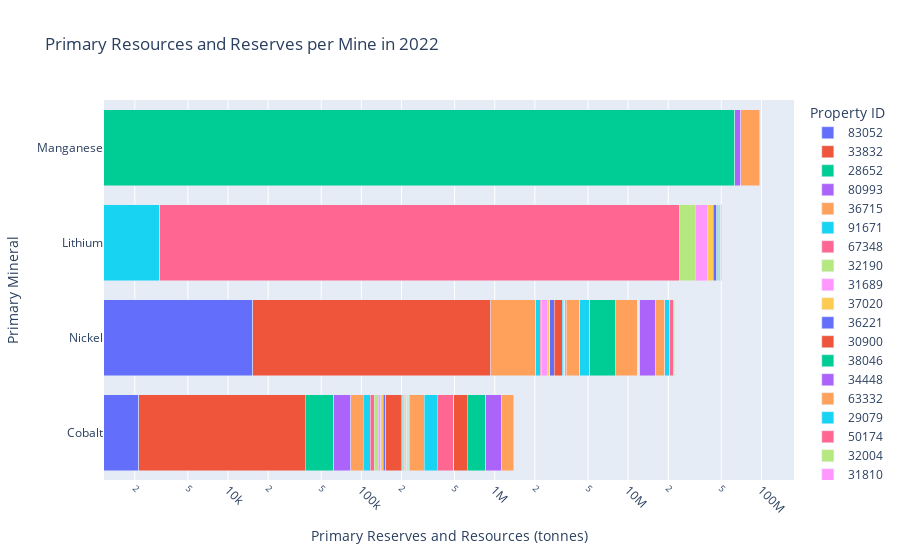

Write notebook code for a chart like this one.
### Code cell
get_breakdown_by_mine(combined, 2022)

### Figure 1 — Plotly figure (JSON) as saved in the notebook; plotly's stock layout.template omitted (floating-point values rounded to 4 significant figures)
{"data": [{"alignmentgroup": "True", "hovertemplate": "Property ID=83052<br>Primary Reserves and Resources=%{x}<br>Primary Mineral=%{y}<extra></extra>", "legendgroup": "83052", "marker": {"color": "#636efa", "pattern": {"shape": ""}}, "name": "83052", "offsetgroup": "83052", "orientation": "h", "showlegend": true, "textposition": "auto", "type": "bar", "x": [2132, 15286], "xaxis": "x", "y": ["Cobalt", "Nickel"], "yaxis": "y"}, {"alignmentgroup": "True", "hovertemplate": "Property ID=33832<br>Primary Reserves and Resources=%{x}<br>Primary Mineral=%{y}<extra></extra>", "legendgroup": "33832", "marker": {"color": "#EF553B", "pattern": {"shape": ""}}, "name": "33832", "offsetgroup": "33832", "orientation": "h", "showlegend": true, "textposition": "auto", "type": "bar", "x": [35900, 914300], "xaxis": "x", "y": ["Cobalt", "Nickel"], "yaxis": "y"}, {"alignmentgroup": "True", "hovertemplate": "Property ID=28652<br>Primary Reserves and Resources=%{x}<br>Primary Mineral=%{y}<extra></extra>", "legendgroup": "28652", "marker": {"color": "#00cc96", "pattern": {"shape": ""}}, "name": "28652", "offsetgroup": "28652", "orientation": "h", "showlegend": true, "textposition": "auto", "type": "bar", "x": [24000], "xaxis": "x", "y": ["Cobalt"], "yaxis": "y"}, {"alignmentgroup": "True", "hovertemplate": "Property ID=80993<br>Primary Reserves and Resources=%{x}<br>Primary Mineral=%{y}<extra></extra>", "legendgroup": "80993", "marker": {"color": "#ab63fa", "pattern": {"shape": ""}}, "name": "80993", "offsetgroup": "80993", "orientation": "h", "showlegend": true, "textposition": "auto", "type": "bar", "x": [21556], "xaxis": "x", "y": ["Cobalt"], "yaxis": "y"}, {"alignmentgroup": "True", "hovertemplate": "Property ID=36715<br>Primary Reserves and Resources=%{x}<br>Primary Mineral=%{y}<extra></extra>", "legendgroup": "36715", "marker": {"color": "#FFA15A", "pattern": {"shape": ""}}, "name": "36715", "offsetgroup": "36715", "orientation": "h", "showlegend": true, "textposition": "auto", "type": "bar", "x": [19800, 1093000], "xaxis": "x", "y": ["Cobalt", "Nickel"], "yaxis": "y"}, {"alignmentgroup": "True", "hovertemplate": "Property ID=91671<br>Primary Reserves and Resources=%{x}<br>Primary Mineral=%{y}<extra></extra>", "legendgroup": "91671", "marker": {"color": "#19d3f3", "pattern": {"shape": ""}}, "name": "91671", "offsetgroup": "91671", "orientation": "h", "showlegend": true, "textposition": "auto", "type": "bar", "x": [13600, 173000], "xaxis": "x", "y": ["Cobalt", "Nickel"], "yaxis": "y"}, {"alignmentgroup": "True", "hovertemplate": "Property ID=67348<br>Primary Reserves and Resources=%{x}<br>Primary Mineral=%{y}<extra></extra>", "legendgroup": "67348", "marker": {"color": "#FF6692", "pattern": {"shape": ""}}, "name": "67348", "offsetgroup": "67348", "orientation": "h", "showlegend": true, "textposition": "auto", "type": "bar", "x": [8300, 28000], "xaxis": "x", "y": ["Cobalt", "Nickel"], "yaxis": "y"}, {"alignmentgroup": "True", "hovertemplate": "Property ID=32190<br>Primary Reserves and Resources=%{x}<br>Primary Mineral=%{y}<extra></extra>", "legendgroup": "32190", "marker": {"color": "#B6E880", "pattern": {"shape": ""}}, "name": "32190", "offsetgroup": "32190", "orientation": "h", "showlegend": true, "textposition": "auto", "type": "bar", "x": [8000], "xaxis": "x", "y": ["Cobalt"], "yaxis": "y"}, {"alignmentgroup": "True", "hovertemplate": "Property ID=31689<br>Primary Reserves and Resources=%{x}<br>Primary Mineral=%{y}<extra></extra>", "legendgroup": "31689", "marker": {"color": "#FF97FF", "pattern": {"shape": ""}}, "name": "31689", "offsetgroup": "31689", "orientation": "h", "showlegend": true, "textposition": "auto", "type": "bar", "x": [6759, 254000], "xaxis": "x", "y": ["Cobalt", "Nickel"], "yaxis": "y"}, {"alignmentgroup": "True", "hovertemplate": "Property ID=37020<br>Primary Reserves and Resources=%{x}<br>Primary Mineral=%{y}<extra></extra>", "legendgroup": "37020", "marker": {"color": "#FECB52", "pattern": {"shape": ""}}, "name": "37020", "offsetgroup": "37020", "orientation": "h", "showlegend": true, "textposition": "auto", "type": "bar", "x": [6123, 110223], "xaxis": "x", "y": ["Cobalt", "Nickel"], "yaxis": "y"}, {"alignmentgroup": "True", "hovertemplate": "Property ID=36221<br>Primary Reserves and Resources=%{x}<br>Primary Mineral=%{y}<extra></extra>", "legendgroup": "36221", "marker": {"color": "#636efa", "pattern": {"shape": ""}}, "name": "36221", "offsetgroup": "36221", "orientation": "h", "showlegend": true, "textposition": "auto", "type": "bar", "x": [5974, 217724], "xaxis": "x", "y": ["Cobalt", "Nickel"], "yaxis": "y"}, {"alignmentgroup": "True", "hovertemplate": "Property ID=30900<br>Primary Reserves and Resources=%{x}<br>Primary Mineral=%{y}<extra></extra>", "legendgroup": "30900", "marker": {"color": "#EF553B", "pattern": {"shape": ""}}, "name": "30900", "offsetgroup": "30900", "orientation": "h", "showlegend": true, "textposition": "auto", "type": "bar", "x": [46400, 394300], "xaxis": "x", "y": ["Cobalt", "Nickel"], "yaxis": "y"}, {"alignmentgroup": "True", "hovertemplate": "Property ID=38046<br>Primary Reserves and Resources=%{x}<br>Primary Mineral=%{y}<extra></extra>", "legendgroup": "38046", "marker": {"color": "#00cc96", "pattern": {"shape": ""}}, "name": "38046", "offsetgroup": "38046", "orientation": "h", "showlegend": true, "textposition": "auto", "type": "bar", "x": [5172], "xaxis": "x", "y": ["Cobalt"], "yaxis": "y"}, {"alignmentgroup": "True", "hovertemplate": "Property ID=34448<br>Primary Reserves and Resources=%{x}<br>Primary Mineral=%{y}<extra></extra>", "legendgroup": "34448", "marker": {"color": "#ab63fa", "pattern": {"shape": ""}}, "name": "34448", "offsetgroup": "34448", "orientation": "h", "showlegend": true, "textposition": "auto", "type": "bar", "x": [4060], "xaxis": "x", "y": ["Cobalt"], "yaxis": "y"}, {"alignmentgroup": "True", "hovertemplate": "Property ID=63332<br>Primary Reserves and Resources=%{x}<br>Primary Mineral=%{y}<extra></extra>", "legendgroup": "63332", "marker": {"color": "#FFA15A", "pattern": {"shape": ""}}, "name": "63332", "offsetgroup": "63332", "orientation": "h", "showlegend": true, "textposition": "auto", "type": "bar", "x": [3500], "xaxis": "x", "y": ["Cobalt"], "yaxis": "y"}, {"alignmentgroup": "True", "hovertemplate": "Property ID=29079<br>Primary Reserves and Resources=%{x}<br>Primary Mineral=%{y}<extra></extra>", "legendgroup": "29079", "marker": {"color": "#19d3f3", "pattern": {"shape": ""}}, "name": "29079", "offsetgroup": "29079", "orientation": "h", "showlegend": true, "textposition": "auto", "type": "bar", "x": [3115, 102527], "xaxis": "x", "y": ["Cobalt", "Nickel"], "yaxis": "y"}, {"alignmentgroup": "True", "hovertemplate": "Property ID=50174<br>Primary Reserves and Resources=%{x}<br>Primary Mineral=%{y}<extra></extra>", "legendgroup": "50174", "marker": {"color": "#FF6692", "pattern": {"shape": ""}}, "name": "50174", "offsetgroup": "50174", "orientation": "h", "showlegend": true, "textposition": "auto", "type": "bar", "x": [2405], "xaxis": "x", "y": ["Cobalt"], "yaxis": "y"}, {"alignmentgroup": "True", "hovertemplate": "Property ID=32004<br>Primary Reserves and Resources=%{x}<br>Primary Mineral=%{y}<extra></extra>", "legendgroup": "32004", "marker": {"color": "#B6E880", "pattern": {"shape": ""}}, "name": "32004", "offsetgroup": "32004", "orientation": "h", "showlegend": true, "textposition": "auto", "type": "bar", "x": [2200, 11900], "xaxis": "x", "y": ["Cobalt", "Nickel"], "yaxis": "y"}, {"alignmentgroup": "True", "hovertemplate": "Property ID=31810<br>Primary Reserves and Resources=%{x}<br>Primary Mineral=%{y}<extra></extra>", "legendgroup": "31810", "marker": {"color": "#FF97FF", "pattern": {"shape": ""}}, "name": "31810", "offsetgroup": "31810", "orientation": "h", "showlegend": true, "textposition": "auto", "type": "bar", "x": [2183, 31809], "xaxis": "x", "y": ["Cobalt", "Nickel"], "yaxis": "y"}, {"alignmentgroup": "True", "hovertemplate": "Property ID=29488<br>Primary Reserves and Resources=%{x}<br>Primary Mineral=%{y}<extra></extra>", "legendgroup": "29488", "marker": {"color": "#FECB52", "pattern": {"shape": ""}}, "name": "29488", "offsetgroup": "29488", "orientation": "h", "showlegend": true, "textposition": "auto", "type": "bar", "x": [381], "xaxis": "x", "y": ["Cobalt"], "yaxis": "y"}, {"alignmentgroup": "True", "hovertemplate": "Property ID=27069<br>Primary Reserves and Resources=%{x}<br>Primary Mineral=%{y}<extra></extra>", "legendgroup": "27069", "marker": {"color": "#636efa", "pattern": {"shape": ""}}, "name": "27069", "offsetgroup": "27069", "orientation": "h", "showlegend": true, "textposition": "auto", "type": "bar", "x": [1800], "xaxis": "x", "y": ["Cobalt"], "yaxis": "y"}, {"alignmentgroup": "True", "hovertemplate": "Property ID=34690<br>Primary Reserves and Resources=%{x}<br>Primary Mineral=%{y}<extra></extra>", "legendgroup": "34690", "marker": {"color": "#EF553B", "pattern": {"shape": ""}}, "name": "34690", "offsetgroup": "34690", "orientation": "h", "showlegend": true, "textposition": "auto", "type": "bar", "x": [1707, 1435], "xaxis": "x", "y": ["Cobalt", "Nickel"], "yaxis": "y"}, {"alignmentgroup": "True", "hovertemplate": "Property ID=35268<br>Primary Reserves and Resources=%{x}<br>Primary Mineral=%{y}<extra></extra>", "legendgroup": "35268", "marker": {"color": "#00cc96", "pattern": {"shape": ""}}, "name": "35268", "offsetgroup": "35268", "orientation": "h", "showlegend": true, "textposition": "auto", "type": "bar", "x": [631, 20995], "xaxis": "x", "y": ["Cobalt", "Nickel"], "yaxis": "y"}, {"alignmentgroup": "True", "hovertemplate": "Property ID=29658<br>Primary Reserves and Resources=%{x}<br>Primary Mineral=%{y}<extra></extra>", "legendgroup": "29658", "marker": {"color": "#ab63fa", "pattern": {"shape": ""}}, "name": "29658", "offsetgroup": "29658", "orientation": "h", "showlegend": true, "textposition": "auto", "type": "bar", "x": [4417, 76611], "xaxis": "x", "y": ["Cobalt", "Nickel"], "yaxis": "y"}, {"alignmentgroup": "True", "hovertemplate": "Property ID=30976<br>Primary Reserves and Resources=%{x}<br>Primary Mineral=%{y}<extra></extra>", "legendgroup": "30976", "marker": {"color": "#FFA15A", "pattern": {"shape": ""}}, "name": "30976", "offsetgroup": "30976", "orientation": "h", "showlegend": true, "textposition": "auto", "type": "bar", "x": [66000, 891000], "xaxis": "x", "y": ["Cobalt", "Nickel"], "yaxis": "y"}, {"alignmentgroup": "True", "hovertemplate": "Property ID=91505<br>Primary Reserves and Resources=%{x}<br>Primary Mineral=%{y}<extra></extra>", "legendgroup": "91505", "marker": {"color": "#19d3f3", "pattern": {"shape": ""}}, "name": "91505", "offsetgroup": "91505", "orientation": "h", "showlegend": true, "textposition": "auto", "type": "bar", "x": [74300, 763000], "xaxis": "x", "y": ["Cobalt", "Nickel"], "yaxis": "y"}, {"alignmentgroup": "True", "hovertemplate": "Property ID=91942<br>Primary Reserves and Resources=%{x}<br>Primary Mineral=%{y}<extra></extra>", "legendgroup": "91942", "marker": {"color": "#FF6692", "pattern": {"shape": ""}}, "name": "91942", "offsetgroup": "91942", "orientation": "h", "showlegend": true, "textposition": "auto", "type": "bar", "x": [120000], "xaxis": "x", "y": ["Cobalt"], "yaxis": "y"}, {"alignmentgroup": "True", "hovertemplate": "Property ID=29849<br>Primary Reserves and Resources=%{x}<br>Primary Mineral=%{y}<extra></extra>", "legendgroup": "29849", "marker": {"color": "#B6E880", "pattern": {"shape": ""}}, "name": "29849", "offsetgroup": "29849", "orientation": "h", "showlegend": true, "textposition": "auto", "type": "bar", "x": [82, 3625], "xaxis": "x", "y": ["Cobalt", "Nickel"], "yaxis": "y"}, {"alignmentgroup": "True", "hovertemplate": "Property ID=27443<br>Primary Reserves and Resources=%{x}<br>Primary Mineral=%{y}<extra></extra>", "legendgroup": "27443", "marker": {"color": "#FF97FF", "pattern": {"shape": ""}}, "name": "27443", "offsetgroup": "27443", "orientation": "h", "showlegend": true, "textposition": "auto", "type": "bar", "x": [300, 5700], "xaxis": "x", "y": ["Cobalt", "Nickel"], "yaxis": "y"}, {"alignmentgroup": "True", "hovertemplate": "Property ID=33075<br>Primary Reserves and Resources=%{x}<br>Primary Mineral=%{y}<extra></extra>", "legendgroup": "33075", "marker": {"color": "#FECB52", "pattern": {"shape": ""}}, "name": "33075", "offsetgroup": "33075", "orientation": "h", "showlegend": true, "textposition": "auto", "type": "bar", "x": [544, 48398], "xaxis": "x", "y": ["Cobalt", "Nickel"], "yaxis": "y"}, {"alignmentgroup": "True", "hovertemplate": "Property ID=88294<br>Primary Reserves and Resources=%{x}<br>Primary Mineral=%{y}<extra></extra>", "legendgroup": "88294", "marker": {"color": "#636efa", "pattern": {"shape": ""}}, "name": "88294", "offsetgroup": "88294", "orientation": "h", "showlegend": true, "textposition": "auto", "type": "bar", "x": [400, 7200], "xaxis": "x", "y": ["Cobalt", "Nickel"], "yaxis": "y"}, {"alignmentgroup": "True", "hovertemplate": "Property ID=37465<br>Primary Reserves and Resources=%{x}<br>Primary Mineral=%{y}<extra></extra>", "legendgroup": "37465", "marker": {"color": "#EF553B", "pattern": {"shape": ""}}, "name": "37465", "offsetgroup": "37465", "orientation": "h", "showlegend": true, "textposition": "auto", "type": "bar", "x": [132000], "xaxis": "x", "y": ["Cobalt"], "yaxis": "y"}, {"alignmentgroup": "True", "hovertemplate": "Property ID=24927<br>Primary Reserves and Resources=%{x}<br>Primary Mineral=%{y}<extra></extra>", "legendgroup": "24927", "marker": {"color": "#00cc96", "pattern": {"shape": ""}}, "name": "24927", "offsetgroup": "24927", "orientation": "h", "showlegend": true, "textposition": "auto", "type": "bar", "x": [230800, 2834400], "xaxis": "x", "y": ["Cobalt", "Nickel"], "yaxis": "y"}, {"alignmentgroup": "True", "hovertemplate": "Property ID=28269<br>Primary Reserves and Resources=%{x}<br>Primary Mineral=%{y}<extra></extra>", "legendgroup": "28269", "marker": {"color": "#ab63fa", "pattern": {"shape": ""}}, "name": "28269", "offsetgroup": "28269", "orientation": "h", "showlegend": true, "textposition": "auto", "type": "bar", "x": [263800], "xaxis": "x", "y": ["Cobalt"], "yaxis": "y"}, {"alignmentgroup": "True", "hovertemplate": "Property ID=81026<br>Primary Reserves and Resources=%{x}<br>Primary Mineral=%{y}<extra></extra>", "legendgroup": "81026", "marker": {"color": "#FFA15A", "pattern": {"shape": ""}}, "name": "81026", "offsetgroup": "81026", "orientation": "h", "showlegend": true, "textposition": "auto", "type": "bar", "x": [270000, 3700000], "xaxis": "x", "y": ["Cobalt", "Nickel"], "yaxis": "y"}, {"alignmentgroup": "True", "hovertemplate": "Property ID=87822<br>Primary Reserves and Resources=%{x}<br>Primary Mineral=%{y}<extra></extra>", "legendgroup": "87822", "marker": {"color": "#19d3f3", "pattern": {"shape": ""}}, "name": "87822", "offsetgroup": "87822", "orientation": "h", "showlegend": true, "textposition": "auto", "type": "bar", "x": [3080], "xaxis": "x", "y": ["Lithium"], "yaxis": "y"}, {"alignmentgroup": "True", "hovertemplate": "Property ID=37384<br>Primary Reserves and Resources=%{x}<br>Primary Mineral=%{y}<extra></extra>", "legendgroup": "37384", "marker": {"color": "#FF6692", "pattern": {"shape": ""}}, "name": "37384", "offsetgroup": "37384", "orientation": "h", "showlegend": true, "textposition": "auto", "type": "bar", "x": [24280000], "xaxis": "x", "y": ["Lithium"], "yaxis": "y"}, {"alignmentgroup": "True", "hovertemplate": "Property ID=36750<br>Primary Reserves and Resources=%{x}<br>Primary Mineral=%{y}<extra></extra>", "legendgroup": "36750", "marker": {"color": "#B6E880", "pattern": {"shape": ""}}, "name": "36750", "offsetgroup": "36750", "orientation": "h", "showlegend": true, "textposition": "auto", "type": "bar", "x": [7700000], "xaxis": "x", "y": ["Lithium"], "yaxis": "y"}, {"alignmentgroup": "True", "hovertemplate": "Property ID=92140<br>Primary Reserves and Resources=%{x}<br>Primary Mineral=%{y}<extra></extra>", "legendgroup": "92140", "marker": {"color": "#FF97FF", "pattern": {"shape": ""}}, "name": "92140", "offsetgroup": "92140", "orientation": "h", "showlegend": true, "textposition": "auto", "type": "bar", "x": [7328560], "xaxis": "x", "y": ["Lithium"], "yaxis": "y"}, {"alignmentgroup": "True", "hovertemplate": "Property ID=83014<br>Primary Reserves and Resources=%{x}<br>Primary Mineral=%{y}<extra></extra>", "legendgroup": "83014", "marker": {"color": "#FECB52", "pattern": {"shape": ""}}, "name": "83014", "offsetgroup": "83014", "orientation": "h", "showlegend": true, "textposition": "auto", "type": "bar", "x": [4300000], "xaxis": "x", "y": ["Lithium"], "yaxis": "y"}, {"alignmentgroup": "True", "hovertemplate": "Property ID=36866<br>Primary Reserves and Resources=%{x}<br>Primary Mineral=%{y}<extra></extra>", "legendgroup": "36866", "marker": {"color": "#636efa", "pattern": {"shape": ""}}, "name": "36866", "offsetgroup": "36866", "orientation": "h", "showlegend": true, "textposition": "auto", "type": "bar", "x": [2581000], "xaxis": "x", "y": ["Lithium"], "yaxis": "y"}, {"alignmentgroup": "True", "hovertemplate": "Property ID=80026<br>Primary Reserves and Resources=%{x}<br>Primary Mineral=%{y}<extra></extra>", "legendgroup": "80026", "marker": {"color": "#EF553B", "pattern": {"shape": ""}}, "name": "80026", "offsetgroup": "80026", "orientation": "h", "showlegend": true, "textposition": "auto", "type": "bar", "x": [846000], "xaxis": "x", "y": ["Lithium"], "yaxis": "y"}, {"alignmentgroup": "True", "hovertemplate": "Property ID=37507<br>Primary Reserves and Resources=%{x}<br>Primary Mineral=%{y}<extra></extra>", "legendgroup": "37507", "marker": {"color": "#00cc96", "pattern": {"shape": ""}}, "name": "37507", "offsetgroup": "37507", "orientation": "h", "showlegend": true, "textposition": "auto", "type": "bar", "x": [736000], "xaxis": "x", "y": ["Lithium"], "yaxis": "y"}, {"alignmentgroup": "True", "hovertemplate": "Property ID=90708<br>Primary Reserves and Resources=%{x}<br>Primary Mineral=%{y}<extra></extra>", "legendgroup": "90708", "marker": {"color": "#ab63fa", "pattern": {"shape": ""}}, "name": "90708", "offsetgroup": "90708", "orientation": "h", "showlegend": true, "textposition": "auto", "type": "bar", "x": [603813], "xaxis": "x", "y": ["Lithium"], "yaxis": "y"}, {"alignmentgroup": "True", "hovertemplate": "Property ID=90710<br>Primary Reserves and Resources=%{x}<br>Primary Mineral=%{y}<extra></extra>", "legendgroup": "90710", "marker": {"color": "#FFA15A", "pattern": {"shape": ""}}, "name": "90710", "offsetgroup": "90710", "orientation": "h", "showlegend": true, "textposition": "auto", "type": "bar", "x": [574000], "xaxis": "x", "y": ["Lithium"], "yaxis": "y"}, {"alignmentgroup": "True", "hovertemplate": "Property ID=91065<br>Primary Reserves and Resources=%{x}<br>Primary Mineral=%{y}<extra></extra>", "legendgroup": "91065", "marker": {"color": "#19d3f3", "pattern": {"shape": ""}}, "name": "91065", "offsetgroup": "91065", "orientation": "h", "showlegend": true, "textposition": "auto", "type": "bar", "x": [227800], "xaxis": "x", "y": ["Lithium"], "yaxis": "y"}, {"alignmentgroup": "True", "hovertemplate": "Property ID=87489<br>Primary Reserves and Resources=%{x}<br>Primary Mineral=%{y}<extra></extra>", "legendgroup": "87489", "marker": {"color": "#FF6692", "pattern": {"shape": ""}}, "name": "87489", "offsetgroup": "87489", "orientation": "h", "showlegend": true, "textposition": "auto", "type": "bar", "x": [180000], "xaxis": "x", "y": ["Lithium"], "yaxis": "y"}, {"alignmentgroup": "True", "hovertemplate": "Property ID=39374<br>Primary Reserves and Resources=%{x}<br>Primary Mineral=%{y}<extra></extra>", "legendgroup": "39374", "marker": {"color": "#B6E880", "pattern": {"shape": ""}}, "name": "39374", "offsetgroup": "39374", "orientation": "h", "showlegend": true, "textposition": "auto", "type": "bar", "x": [135300], "xaxis": "x", "y": ["Lithium"], "yaxis": "y"}, {"alignmentgroup": "True", "hovertemplate": "Property ID=33967<br>Primary Reserves and Resources=%{x}<br>Primary Mineral=%{y}<extra></extra>", "legendgroup": "33967", "marker": {"color": "#FF97FF", "pattern": {"shape": ""}}, "name": "33967", "offsetgroup": "33967", "orientation": "h", "showlegend": true, "textposition": "auto", "type": "bar", "x": [129000], "xaxis": "x", "y": ["Lithium"], "yaxis": "y"}, {"alignmentgroup": "True", "hovertemplate": "Property ID=38460<br>Primary Reserves and Resources=%{x}<br>Primary Mineral=%{y}<extra></extra>", "legendgroup": "38460", "marker": {"color": "#FECB52", "pattern": {"shape": ""}}, "name": "38460", "offsetgroup": "38460", "orientation": "h", "showlegend": true, "textposition": "auto", "type": "bar", "x": [129000], "xaxis": "x", "y": ["Lithium"], "yaxis": "y"}, {"alignmentgroup": "True", "hovertemplate": "Property ID=91034<br>Primary Reserves and Resources=%{x}<br>Primary Mineral=%{y}<extra></extra>", "legendgroup": "91034", "marker": {"color": "#636efa", "pattern": {"shape": ""}}, "name": "91034", "offsetgroup": "91034", "orientation": "h", "showlegend": true, "textposition": "auto", "type": "bar", "x": [680000], "xaxis": "x", "y": ["Lithium"], "yaxis": "y"}, {"alignmentgroup": "True", "hovertemplate": "Property ID=91495<br>Primary Reserves and Resources=%{x}<br>Primary Mineral=%{y}<extra></extra>", "legendgroup": "91495", "marker": {"color": "#EF553B", "pattern": {"shape": ""}}, "name": "91495", "offsetgroup": "91495", "orientation": "h", "showlegend": true, "textposition": "auto", "type": "bar", "x": [583000], "xaxis": "x", "y": ["Lithium"], "yaxis": "y"}, {"alignmentgroup": "True", "hovertemplate": "Property ID=61022<br>Primary Reserves and Resources=%{x}<br>Primary Mineral=%{y}<extra></extra>", "legendgroup": "61022", "marker": {"color": "#00cc96", "pattern": {"shape": ""}}, "name": "61022", "offsetgroup": "61022", "orientation": "h", "showlegend": true, "textposition": "auto", "type": "bar", "x": [62860000], "xaxis": "x", "y": ["Manganese"], "yaxis": "y"}, {"alignmentgroup": "True", "hovertemplate": "Property ID=54423<br>Primary Reserves and Resources=%{x}<br>Primary Mineral=%{y}<extra></extra>", "legendgroup": "54423", "marker": {"color": "#ab63fa", "pattern": {"shape": ""}}, "name": "54423", "offsetgroup": "54423", "orientation": "h", "showlegend": true, "textposition": "auto", "type": "bar", "x": [6860000], "xaxis": "x", "y": ["Manganese"], "yaxis": "y"}, {"alignmentgroup": "True", "hovertemplate": "Property ID=81746<br>Primary Reserves and Resources=%{x}<br>Primary Mineral=%{y}<extra></extra>", "legendgroup": "81746", "marker": {"color": "#FFA15A", "pattern": {"shape": ""}}, "name": "81746", "offsetgroup": "81746", "orientation": "h", "showlegend": true, "textposition": "auto", "type": "bar", "x": [26960000], "xaxis": "x", "y": ["Manganese"], "yaxis": "y"}, {"alignmentgroup": "True", "hovertemplate": "Property ID=88353<br>Primary Reserves and Resources=%{x}<br>Primary Mineral=%{y}<extra></extra>", "legendgroup": "88353", "marker": {"color": "#19d3f3", "pattern": {"shape": ""}}, "name": "88353", "offsetgroup": "88353", "orientation": "h", "showlegend": true, "textposition": "auto", "type": "bar", "x": [70000], "xaxis": "x", "y": ["Nickel"], "yaxis": "y"}, {"alignmentgroup": "True", "hovertemplate": "Property ID=28308<br>Primary Reserves and Resources=%{x}<br>Primary Mineral=%{y}<extra></extra>", "legendgroup": "28308", "marker": {"color": "#FF6692", "pattern": {"shape": ""}}, "name": "28308", "offsetgroup": "28308", "orientation": "h", "showlegend": true, "textposition": "auto", "type": "bar", "x": [61726], "xaxis": "x", "y": ["Nickel"], "yaxis": "y"}, {"alignmentgroup": "True", "hovertemplate": "Property ID=32396<br>Primary Reserves and Resources=%{x}<br>Primary Mineral=%{y}<extra></extra>", "legendgroup": "32396", "marker": {"color": "#B6E880", "pattern": {"shape": ""}}, "name": "32396", "offsetgroup": "32396", "orientation": "h", "showlegend": true, "textposition": "auto", "type": "bar", "x": [58000], "xaxis": "x", "y": ["Nickel"], "yaxis": "y"}, {"alignmentgroup": "True", "hovertemplate": "Property ID=32779<br>Primary Reserves and Resources=%{x}<br>Primary Mineral=%{y}<extra></extra>", "legendgroup": "32779", "marker": {"color": "#FF97FF", "pattern": {"shape": ""}}, "name": "32779", "offsetgroup": "32779", "orientation": "h", "showlegend": true, "textposition": "auto", "type": "bar", "x": [56500], "xaxis": "x", "y": ["Nickel"], "yaxis": "y"}, {"alignmentgroup": "True", "hovertemplate": "Property ID=35378<br>Primary Reserves and Resources=%{x}<br>Primary Mineral=%{y}<extra></extra>", "legendgroup": "35378", "marker": {"color": "#FECB52", "pattern": {"shape": ""}}, "name": "35378", "offsetgroup": "35378", "orientation": "h", "showlegend": true, "textposition": "auto", "type": "bar", "x": [56000], "xaxis": "x", "y": ["Nickel"], "yaxis": "y"}, {"alignmentgroup": "True", "hovertemplate": "Property ID=32575<br>Primary Reserves and Resources=%{x}<br>Primary Mineral=%{y}<extra></extra>", "legendgroup": "32575", "marker": {"color": "#636efa", "pattern": {"shape": ""}}, "name": "32575", "offsetgroup": "32575", "orientation": "h", "showlegend": true, "textposition": "auto", "type": "bar", "x": [42300], "xaxis": "x", "y": ["Nickel"], "yaxis": "y"}, {"alignmentgroup": "True", "hovertemplate": "Property ID=31758<br>Primary Reserves and Resources=%{x}<br>Primary Mineral=%{y}<extra></extra>", "legendgroup": "31758", "marker": {"color": "#EF553B", "pattern": {"shape": ""}}, "name": "31758", "offsetgroup": "31758", "orientation": "h", "showlegend": true, "textposition": "auto", "type": "bar", "x": [101200], "xaxis": "x", "y": ["Nickel"], "yaxis": "y"}, {"alignmentgroup": "True", "hovertemplate": "Property ID=75613<br>Primary Reserves and Resources=%{x}<br>Primary Mineral=%{y}<extra></extra>", "legendgroup": "75613", "marker": {"color": "#00cc96", "pattern": {"shape": ""}}, "name": "75613", "offsetgroup": "75613", "orientation": "h", "showlegend": true, "textposition": "auto", "type": "bar", "x": [134100], "xaxis": "x", "y": ["Nickel"], "yaxis": "y"}, {"alignmentgroup": "True", "hovertemplate": "Property ID=31761<br>Primary Reserves and Resources=%{x}<br>Primary Mineral=%{y}<extra></extra>", "legendgroup": "31761", "marker": {"color": "#ab63fa", "pattern": {"shape": ""}}, "name": "31761", "offsetgroup": "31761", "orientation": "h", "showlegend": true, "textposition": "auto", "type": "bar", "x": [3834000], "xaxis": "x", "y": ["Nickel"], "yaxis": "y"}, {"alignmentgroup": "True", "hovertemplate": "Property ID=38500<br>Primary Reserves and Resources=%{x}<br>Primary Mineral=%{y}<extra></extra>", "legendgroup": "38500", "marker": {"color": "#FFA15A", "pattern": {"shape": ""}}, "name": "38500", "offsetgroup": "38500", "orientation": "h", "showlegend": true, "textposition": "auto", "type": "bar", "x": [2666214], "xaxis": "x", "y": ["Nickel"], "yaxis": "y"}, {"alignmentgroup": "True", "hovertemplate": "Property ID=91679<br>Primary Reserves and Resources=%{x}<br>Primary Mineral=%{y}<extra></extra>", "legendgroup": "91679", "marker": {"color": "#19d3f3", "pattern": {"shape": ""}}, "name": "91679", "offsetgroup": "91679", "orientation": "h", "showlegend": true, "textposition": "auto", "type": "bar", "x": [1790000], "xaxis": "x", "y": ["Nickel"], "yaxis": "y"}, {"alignmentgroup": "True", "hovertemplate": "Property ID=34218<br>Primary Reserves and Resources=%{x}<br>Primary Mineral=%{y}<extra></extra>", "legendgroup": "34218", "marker": {"color": "#FF6692", "pattern": {"shape": ""}}, "name": "34218", "offsetgroup": "34218", "orientation": "h", "showlegend": true, "textposition": "auto", "type": "bar", "x": [1341800], "xaxis": "x", "y": ["Nickel"], "yaxis": "y"}, {"alignmentgroup": "True", "hovertemplate": "Property ID=30849<br>Primary Reserves and Resources=%{x}<br>Primary Mineral=%{y}<extra></extra>", "legendgroup": "30849", "marker": {"color": "#B6E880", "pattern": {"shape": ""}}, "name": "30849", "offsetgroup": "30849", "orientation": "h", "showlegend": true, "textposition": "auto", "type": "bar", "x": [471000], "xaxis": "x", "y": ["Nickel"], "yaxis": "y"}, {"alignmentgroup": "True", "hovertemplate": "Property ID=84035<br>Primary Reserves and Resources=%{x}<br>Primary Mineral=%{y}<extra></extra>", "legendgroup": "84035", "marker": {"color": "#FF97FF", "pattern": {"shape": ""}}, "name": "84035", "offsetgroup": "84035", "orientation": "h", "showlegend": true, "textposition": "auto", "type": "bar", "x": [218000], "xaxis": "x", "y": ["Nickel"], "yaxis": "y"}, {"alignmentgroup": "True", "hovertemplate": "Property ID=84130<br>Primary Reserves and Resources=%{x}<br>Primary Mineral=%{y}<extra></extra>", "legendgroup": "84130", "marker": {"color": "#FECB52", "pattern": {"shape": ""}}, "name": "84130", "offsetgroup": "84130", "orientation": "h", "showlegend": true, "textposition": "auto", "type": "bar", "x": [907], "xaxis": "x", "y": ["Nickel"], "yaxis": "y"}], "layout": {"autosize": true, "barmode": "stack", "legend": {"title": {"text": "Property ID"}, "tracegroupgap": 0}, "title": {"text": "Primary Resources and Reserves per Mine in 2022"}, "xaxis": {"anchor": "y", "autorange": true, "domain": [0, 1], "range": [3.07, 8.244], "tickangle": 45, "title": {"text": "Primary Reserves and Resources (tonnes)"}, "type": "log"}, "yaxis": {"anchor": "x", "autorange": true, "domain": [0, 1], "range": [-0.5, 3.5], "title": {"text": "Primary Mineral"}, "type": "category"}}}
